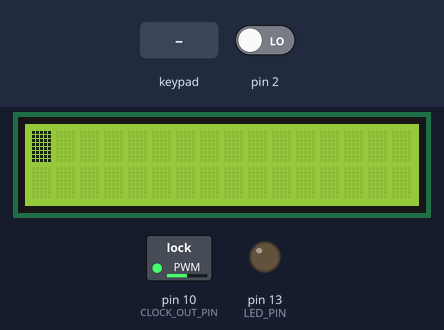
A sketch run on a simulated Arduino Uno, built with avr-gcc and run on an emulated ATmega328P. Parts: 16×2 character LCD, switched loads named in the sketch (green lamp = pin HIGH), output pins drawn as LEDs (lit = HIGH). The inputs (shaded band) are chosen by the test bench; at power-on: pin 2 LOW. EEPROM starts erased.

Above: at 1.2 s.
1.3 s: key 'U' pressed
At 2.3 s:
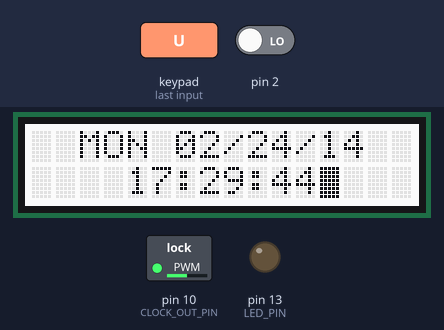
3.0 s: key 'S' pressed
At 4.4 s:
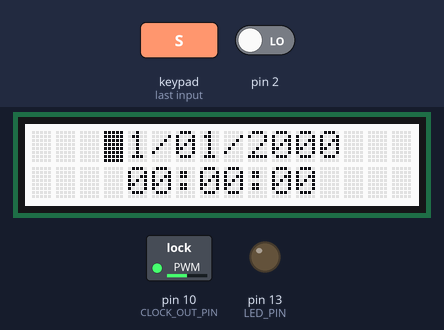
4.7 s: key 'S' pressed
At 6.1 s:
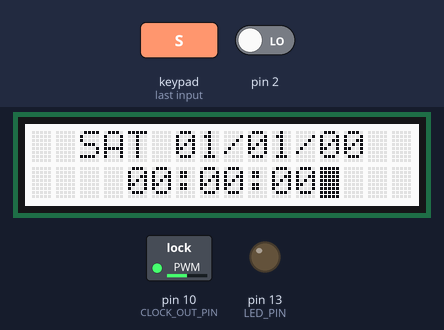
Timing chart, 0 to 7.7 s (numbered marks = the images above; inputs shaded):
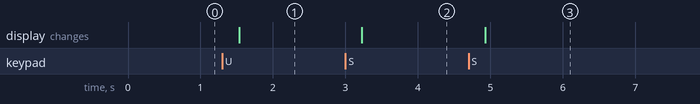

The sketch:

reef_controller.ino
```cpp
#include <Adafruit_MCP23017.h>
#include <Adafruit_RGBLCDShield.h>
#include <Wire.h>
#include <EEPROM.h>
#define FREQ 490
#define INT_PIN 0
#define CLOCK_OUT_PIN 10
#define LED_PIN 13
#define MAX_EVENTS 20
#define STATE_SIZE 10
#define ID_BYTE_0       0x47
#define ID_BYTE_1       0xf5
#define SAFE            0xf1

#define DISPLAY_TIMEOUT 30

#define LCD_MODE_INIT   0
#define LCD_MODE_TIME   1
#define LCD_MODE_SET_TIME 2

#define RED             0x1
#define YELLOW          0x3
#define GREEN           0x2
#define TEAL            0x6
#define BLUE            0x4
#define VIOLET          0x5
#define WHITE           0x7


#define BLOCK_SIZE      8

#define H_ID_BYTE_0     0
#define H_ID_BYTE_1     1
#define H_EVENT_COUNT   2
#define H_FIRST_FREE    3
#define H_LAST_USED     4
#define H_SAFE          5
#define H_EVENT_PRESENT 6


#define O_EVENT_PRESENT 0
#define O_WKDAYS        1
#define O_SBYTE0        2
#define O_SBYTE1        3
#define O_SBYTE2        4
#define O_SBYTE3        5
#define O_PIN_STATE     6

/*==============================================================================*/
/* Useful Constants */
#define SECS_PER_MIN  (60UL)
#define SECS_PER_HOUR (3600UL)
#define SECS_PER_DAY  (SECS_PER_HOUR * 24UL)
#define DAYS_PER_WEEK (7UL)
#define SECS_PER_WEEK (SECS_PER_DAY * DAYS_PER_WEEK)
#define SECS_PER_YEAR (SECS_PER_WEEK * 52UL)
#define SECS_YR_2000  (946684800UL) // the time at the start of y2k

/* Useful Macros for getting elapsed time */
#define numberOfSeconds(_time_) (_time_ % SECS_PER_MIN)
#define numberOfMinutes(_time_) ((_time_ / SECS_PER_MIN) % SECS_PER_MIN)
#define numberOfHours(_time_) (( _time_% SECS_PER_DAY) / SECS_PER_HOUR)
#define dayOfWeek(_time_)  ((( _time_ / SECS_PER_DAY + 4)  % DAYS_PER_WEEK)+1) // 1 = Sunday
#define elapsedDays(_time_) ( _time_ / SECS_PER_DAY)  // this is number of days since Jan 1 1970
#define elapsedSecsToday(_time_)  (_time_ % SECS_PER_DAY)   // the number of seconds since last midnight
// The following macros are used in calculating alarms and assume the clock is set to a date later than Jan 1 1971
// Always set the correct time before settting alarms
#define previousMidnight(_time_) (( _time_ / SECS_PER_DAY) * SECS_PER_DAY)  // time at the start of the given day
#define nextMidnight(_time_) ( previousMidnight(_time_)  + SECS_PER_DAY )   // time at the end of the given day
#define elapsedSecsThisWeek(_time_)  (elapsedSecsToday(_time_) +  ((dayOfWeek(_time_)-1) * SECS_PER_DAY) )   // note that week starts on day 1
#define previousSunday(_time_)  (_time_ - elapsedSecsThisWeek(_time_))      // time at the start of the week for the given time
#define nextSunday(_time_) ( previousSunday(_time_)+SECS_PER_WEEK)          // time at the end of the week for the given time


/* Useful Macros for converting elapsed time to a time_t */
#define minutesToTime_t ((M)) ( (M) * SECS_PER_MIN)
#define hoursToTime_t   ((H)) ( (H) * SECS_PER_HOUR)
#define daysToTime_t    ((D)) ( (D) * SECS_PER_DAY) // fixed on Jul 22 2011
#define weeksToTime_t   ((W)) ( (W) * SECS_PER_WEEK)
#define weekDayMask(_day_) ( (byte)(1 << _day_ - 1 ))
namespace Cron {
  typedef struct {
    byte second;
    byte minute;
    byte hour;
    byte wday;
    byte day;
    byte month;
    byte year;
  } Time;

  typedef struct {
    byte state;
    byte wdays;
    bool enable;
    byte blkAdr;
    unsigned long stamp;
  } Event;

  #define LEAP_YEAR(Y)     ( ((1970+Y)>0) && !((1970+Y)%4) && ( ((1970+Y)%100) || !((1970+Y)%400) ) )

  static  const uint8_t monthDays[]={31,28,31,30,31,30,31,31,30,31,30,31};
  Cron::Event events[MAX_EVENTS];
  Cron::Time now;
  unsigned long nextEventTime;
  int nextEventId;

  Adafruit_RGBLCDShield lcd = Adafruit_RGBLCDShield();
  int currentEventId;

  volatile unsigned long utime;
  bool stateChanged;
  byte state;
  byte eventPresent;
  byte lcdMode;
  byte stData[STATE_SIZE];

  //header file inline


  void breakTime(unsigned long timeInput, Time &t);
  unsigned long makeTime(Time &t);
  bool isToday(unsigned long timeInput, Event &e);
  int nextEventToday(unsigned long timeInput);
  int currentEventToday(unsigned long timeInput);
  int nextEvent(unsigned long timeInput);
  int currentEvent(unsigned long timeInput);
  int createEvent(byte wdays, byte hour, byte minute, byte second, byte pinState);
  void destroyEvent(int id);
  bool cronTick(unsigned long timeInput);
  void cronInitEvents();
  void writeEeoromHeader();
  int cronInit(unsigned long timeInput);
  bool actionRequired();
  void dateString(unsigned long timeInput, char* st);
  void lcdDisplayDate(unsigned long timeInput);
  void lcdSetTime();
  void lcdInit();
  void drawScreen(unsigned long timeInput, byte buttons);

  void breakTime(unsigned long timeInput, Time &t) {
    uint8_t year;
    uint8_t month, monthLength;
    uint32_t time;
    unsigned long days;

    time = timeInput;
    t.second = time % 60;
    time /= 60; // now it is minutes
    t.minute = time % 60;
    time /= 60; // now it is hours
    t.hour = time % 24;
    time /= 24; // now it is days
    t.wday = ((time + 4) % 7) + 1;  // Sunday is day 1

    year = 0;
    days = 0;
    while((unsigned)(days += (LEAP_YEAR(year) ? 366 : 365)) <= time) {
      year++;
    }
    t.year = year; // year is offset from 1970

    days -= LEAP_YEAR(year) ? 366 : 365;
    time  -= days; // now it is days in this year, starting at 0

    days=0;
    month=0;
    monthLength=0;
    for (month=0; month<12; month++) {
      if (month==1) { // february
        if (LEAP_YEAR(year)) {
          monthLength=29;
        } else {
          monthLength=28;
        }
      } else {
        monthLength = monthDays[month];
      }

      if (time >= monthLength) {
        time -= monthLength;
      } else {
        break;
      }
    }
    t.month = month + 1;  // jan is month 1
    t.day = time + 1;     // day of month
  }

  unsigned long makeTime(Time &t) {

    int i;
    unsigned long seconds;

    // seconds from 1970 till 1 jan 00:00:00 of the given year
    seconds= t.year*(SECS_PER_DAY * 365);
    for (i = 0; i < t.year; i++) {
      if (LEAP_YEAR(i)) {
        seconds +=  SECS_PER_DAY;   // add extra days for leap years
      }
    }

    // add days for this year, months start from 1
    for (i = 1; i < t.month; i++) {
      if ( (i == 2) && LEAP_YEAR(t.year)) {
        seconds += SECS_PER_DAY * 29;
      } else {
        seconds += SECS_PER_DAY * monthDays[i-1];  //monthDay array starts from 0
      }
    }
    seconds+= (t.day-1) * SECS_PER_DAY;
    seconds+= t.hour * SECS_PER_HOUR;
    seconds+= t.minute * SECS_PER_MIN;
    seconds+= t.second;
    return seconds;

  }
  bool isToday(unsigned long timeInput, Event &e) {
    if( (weekDayMask(dayOfWeek(timeInput)) & e.wdays) > 0) {
      return true;
    } else {
      return false;
    }
  }
  int nextEventToday(unsigned long timeInput) {
    unsigned long currentClosestTime = nextMidnight(timeInput);
    int currentClosestID = -1;
    for(int i = 0; i < MAX_EVENTS; i++) {
      if(events[i].enable && isToday(timeInput, events[i])) {
        unsigned long today = previousMidnight(timeInput) + events[i].stamp;
        if(today > timeInput && (today - timeInput) < (currentClosestTime - timeInput)) {
          currentClosestTime = today;
          currentClosestID = i;
        }
      }
    }
    nextEventTime = currentClosestTime;
    return currentClosestID;
  }
  int currentEventToday(unsigned long timeInput) {
    unsigned long currentClosestTime = previousMidnight(timeInput);
    int currentClosestID = -1;
    for(int i = 0; i < MAX_EVENTS; i++) {
      if(events[i].enable && isToday(timeInput, events[i])) {
        unsigned long today = previousMidnight(timeInput) + events[i].stamp;
        if(today < timeInput && (timeInput - today) < (timeInput - currentClosestTime)) {
          currentClosestTime = today;
          currentClosestID = i;
        }
      }
    }
    return currentClosestID;
  }


  int nextEvent(unsigned long timeInput) {
    int id = nextEventToday(timeInput);
    if(id >= 0) {
      return id;
    } else {
      unsigned long time = nextMidnight(timeInput);
      for(int i = 0; i < 7; i++) {
        id = nextEventToday(time + (i*SECS_PER_DAY));
        if(id >= 0) return id;
      }
    }
    return -1;
  }
  int currentEvent(unsigned long timeInput) {
    int id = currentEventToday(timeInput);
    if(id >= 0) {
      return id;
    } else {
      unsigned long time = previousMidnight(timeInput) - 1;
      for(int i = 0; i < 7; i++) {
        id = currentEventToday(time - (i*SECS_PER_DAY));
        if(id >= 0) return id;
      }
    }
    return -1;
  }

  int createEvent(byte wdays, byte hour, byte minute, byte second, byte pinState) {
    int id = -1;
    byte blkAdr = EEPROM.read(H_FIRST_FREE);
    if(blkAdr == 255)
      return -2;
    for(int i = 0; i < MAX_EVENTS; i++) {
      if(!events[i].enable) {
        id = i;
        break;
      }
    }

    if(id < 0) return id;

    events[id].wdays = wdays;
    events[id].enable = true;
    events[id].state = pinState;
    events[id].stamp = (hour*SECS_PER_HOUR) + (minute*SECS_PER_MIN) + second;
    events[id].blkAdr = blkAdr;

    if(EEPROM.read(blkAdr*BLOCK_SIZE) != eventPresent) {
      EEPROM.write(H_SAFE, 0);
      byte c = EEPROM.read(H_EVENT_COUNT) + 1;
      Serial.println(c);
      EEPROM.write(H_EVENT_COUNT, c);
      EEPROM.write(blkAdr*BLOCK_SIZE + O_EVENT_PRESENT, eventPresent);
      EEPROM.write(blkAdr*BLOCK_SIZE + O_WKDAYS, wdays);
      EEPROM.write(blkAdr*BLOCK_SIZE + O_SBYTE0, (byte)events[id].stamp);
      EEPROM.write(blkAdr*BLOCK_SIZE + O_SBYTE1, (byte)(events[id].stamp >> 8));
      EEPROM.write(blkAdr*BLOCK_SIZE + O_SBYTE2, (byte)(events[id].stamp >> 16));
      EEPROM.write(blkAdr*BLOCK_SIZE + O_SBYTE3, (byte)(events[id].stamp >> 24));
      EEPROM.write(blkAdr*BLOCK_SIZE + O_PIN_STATE, pinState);
      if(blkAdr > EEPROM.read(H_LAST_USED))
        EEPROM.write(H_LAST_USED, blkAdr);
      for(int i = blkAdr + 1; i < MAX_EVENTS+1; i++) {
        if(EEPROM.read(i*BLOCK_SIZE) != eventPresent) {
          EEPROM.write(H_FIRST_FREE,i);
          break;
        }
        if(i == MAX_EVENTS && EEPROM.read(i*BLOCK_SIZE) != eventPresent)
          EEPROM.write(H_FIRST_FREE, 255);
      }
      EEPROM.write(H_SAFE, SAFE);
    }
    return id;

  }
  void destroyEvent(int id){
    if(id >= 0 && id < MAX_EVENTS) {
      events[id].enable = false;

      byte adr = events[id].blkAdr;
      if(adr !=255 && adr <= MAX_EVENTS) {
        EEPROM.write(H_SAFE, 0);
        EEPROM.write(adr * BLOCK_SIZE + O_EVENT_PRESENT, 255);
        if(adr < EEPROM.read(H_FIRST_FREE))
          EEPROM.write(H_FIRST_FREE, adr);
        if(adr == EEPROM.read(H_LAST_USED)) {
          for(int i = adr - 1; i >= 0; i--) {
            if(EEPROM.read(i*BLOCK_SIZE + O_EVENT_PRESENT) == eventPresent)
              EEPROM.write(H_LAST_USED, i);
            if(i == 0)
              EEPROM.write(H_LAST_USED, 0);
          }
        }
        events[id].blkAdr = 255;
        EEPROM.write(H_SAFE,SAFE);
      }
    }
  }

  bool cronTick(unsigned long timeInput) {
    if(timeInput >= nextEventTime) {
      stateChanged = true;
      state = events[nextEventId].state;
      currentEventId = currentEvent(timeInput + 1);
      nextEventId = nextEvent(timeInput);
      return true;
    }
    return false;

  }
  void cronInitEvents() {
    for(int i = 0; i < MAX_EVENTS;i++) {
      events[i].enable = false;
      events[i].blkAdr = 255;
    }
    byte b0 = EEPROM.read(0);
    byte b1 = EEPROM.read(1);
    if(b0 == ID_BYTE_0 && b1 == ID_BYTE_1) {
      if(EEPROM.read(5) == SAFE) {
        //Serial.println("header was safe");
        byte evRd = 0;
        byte evCnt = EEPROM.read(H_EVENT_COUNT);
        eventPresent = EEPROM.read(H_EVENT_PRESENT);
        for(int i = 1; i < MAX_EVENTS + 1; i++) {
          if(EEPROM.read(i*BLOCK_SIZE + O_EVENT_PRESENT) == eventPresent) {
            events[evRd].enable = true;
            events[evRd].wdays = EEPROM.read(i*BLOCK_SIZE + O_WKDAYS);
            events[evRd].state = EEPROM.read(i*BLOCK_SIZE + O_PIN_STATE);

            events[evRd].stamp = 0;
            events[evRd].stamp = (events[evRd].stamp | (unsigned long)EEPROM.read(i*BLOCK_SIZE + O_SBYTE3)) << 8;
            events[evRd].stamp = (events[evRd].stamp | (unsigned long)EEPROM.read(i*BLOCK_SIZE + O_SBYTE2)) << 8;
            events[evRd].stamp = (events[evRd].stamp | (unsigned long)EEPROM.read(i*BLOCK_SIZE + O_SBYTE1)) << 8;
            events[evRd].stamp = (events[evRd].stamp | (unsigned long)EEPROM.read(i*BLOCK_SIZE + O_SBYTE0));

            events[evRd].blkAdr = i;
            //Serial.print("timestamp: ");
            //Serial.println(events[evRd].stamp);
            evRd++;
          }
          if(evRd >= evCnt)
            break;
        }
      } else {
        writeEeoromHeader();
        //TODO panic();
      }
    } else{
      writeEeoromHeader();
    }
  }
  void writeEeoromHeader() {
    //HEADER
    //byte 0 = structure ID_BYTE_0
    //byte 1 = structure ID_BYTE_1
    //byte 2 = number of events
    //byte 3 = first free block
    //byte 4 = last used block
    //byte 5 = safe data (if unsafe clear data)
    //byte 6 = value indicating a valid stored event
    EEPROM.write(H_ID_BYTE_0, ID_BYTE_0);
    EEPROM.write(H_ID_BYTE_1, ID_BYTE_1);
    EEPROM.write(H_EVENT_COUNT, 0);
    EEPROM.write(H_FIRST_FREE, 1);
    EEPROM.write(H_LAST_USED, 0);
    EEPROM.write(H_SAFE, SAFE);
    eventPresent = (byte)micros();
    if(eventPresent == 255)
      eventPresent += 56;
    EEPROM.write(H_EVENT_PRESENT,eventPresent); //random enough to start with
  }
  int cronInit(unsigned long timeInput) {
    currentEventId = currentEvent(timeInput);
    nextEventId = nextEvent(timeInput);
    stateChanged = true;
    if(nextEventId >= 0) {
      state = events[currentEventId].state;
    }
    for(int i = 0; i < STATE_SIZE; i++) {
      stData[i] = 0;
    }
    return currentEventId;
  }
  bool actionRequired() {
    if(stateChanged) {
      stateChanged = false;
      return true;
    }
    return false;
  }
  void lcdInit() {
    lcd.begin(16,2);
    lcdMode = LCD_MODE_INIT;
  }
  void lcdSetTime(byte buttons) {
    if(stData[0] != LCD_MODE_SET_TIME) {
      lcd.clear();
      stData[0] = LCD_MODE_SET_TIME;

      stData[1] = 1; //month
      stData[2] = 1; //day
      stData[3] = 30; //year
      stData[4] = 0; //hour
      stData[5] = 0; //minute
      stData[6] = 0; //second
      stData[7] = 1; //position

      lcd.setCursor(3,0);
      if(stData[1] < 10) lcd.print('0');
      lcd.print(stData[1]);
      lcd.print('/');

      if(stData[2] < 10) lcd.print('0');
      lcd.print(stData[2]);
      lcd.print('/');
      int year = stData[3] + 1970;
      lcd.print(year);

      lcd.setCursor(4,1);
      if(stData[4] < 10) lcd.print('0');
      lcd.print(stData[4]);

      lcd.print(':');
      if(stData[5] < 10) lcd.print('0');
      lcd.print(stData[5]);

      lcd.print(':');
      if(stData[6] < 10) lcd.print('0');
      lcd.print(stData[6]);
      lcd.setCursor(3,0);
      return;
    }
    byte x[] = {3,6,9,4,7,10};
    byte y[] = {0,0,0,1,1,1};
    if((buttons & BUTTON_LEFT) || (buttons & BUTTON_RIGHT)) {
      if(buttons & BUTTON_RIGHT) stData[7] = stData[7] < 6 ? stData[7]+1 : 1;
      if(buttons & BUTTON_LEFT) stData[7] = stData[7] > 1 ? stData[7]-1 : 6;
      lcd.setCursor(x[stData[7]-1], y[stData[7]-1]);
    }
    if(buttons & BUTTON_UP || buttons & BUTTON_DOWN) {
        byte ma[] = {12,31,130,23,59,59};
        byte mi[] = {1,1,0,0,0,0};
        byte p = stData[7];
        if(buttons & BUTTON_UP) stData[p] = stData[p] < ma[p-1] ? stData[p] + 1 : mi[p-1];
        if(buttons & BUTTON_DOWN) stData[p] = stData[p] > mi[p-1] ? stData[p] - 1 : ma[p-1];
        if(p == 3) {
          int year = stData[p] + 1970;
          lcd.print(year);
        } else {
          if(stData[p] < 10) lcd.print('0');
          lcd.print(stData[p]);
        }
        lcd.setCursor(x[p-1],y[p-1]);
    }
    if(buttons & BUTTON_SELECT) {
      Time tmp;
      tmp.month = stData[1];
      tmp.day = stData[2];
      tmp.year = stData[3];
      tmp.hour = stData[4];
      tmp.minute = stData[5];
      tmp.second = stData[6];
      utime = makeTime(tmp);
      lcdMode = LCD_MODE_TIME;
      drawScreen(utime, buttons);
    }

  }
  void drawScreen(unsigned long timeInput, byte buttons) {
    switch(lcdMode) {
      case LCD_MODE_TIME:
        lcdDisplayDate(timeInput);
        break;
      case LCD_MODE_SET_TIME:
        lcdSetTime(buttons);
        break;
    }
  }
  void lcdDisplayDate(unsigned long timeInput) {
    if(stData[0] != LCD_MODE_TIME) {
      lcd.clear();
      stData[0] = LCD_MODE_TIME;

      lcd.setCursor(8,0);
      lcd.print('/');
      lcd.setCursor(11,0);
      lcd.print('/');
      lcd.setCursor(6,1);
      lcd.print(':');
      lcd.setCursor(9,1);
      lcd.print(':');
      now.year = 255;
      now.month = 255;
      now.day = 255;
      now.wday = 255;
      now.hour = 255;
      now.minute = 255;
      now.second = 255;
    }
    Time tmp;
    breakTime(timeInput, tmp);
    if(tmp.wday != now.wday) {
      lcd.setCursor(2,0);
      switch(tmp.wday) {
        case 1:
          lcd.print("SUN");
          break;
        case 2:
          lcd.print("MON");
          break;
        case 3:
          lcd.print("TUE");
          break;
        case 4:
          lcd.print("WED");
          break;
        case 5:
          lcd.print("THU");
          break;
        case 6:
          lcd.print("FRI");
          break;
        case 7:
          lcd.print("SAT");
          break;
        default:
          lcd.print("ERR");
      }
    }
    if(tmp.month != now.month) {
      lcd.setCursor(6,0);
      if(tmp.month < 10) lcd.print('0');
      lcd.print(tmp.month);
    }
    if(tmp.day != now.day) {
      lcd.setCursor(9,0);
      if(tmp.day < 10) lcd.print('0');
      lcd.print(tmp.day);
    }
    if(tmp.year != now.year) {
      lcd.setCursor(12,0);
      unsigned int year = (unsigned int)tmp.year + 1970;
      year -= (year / 1000) * 1000;
      year -= (year / 100) * 100;
      if(year < 10) lcd.print('0');
      lcd.print(year);
    }
    if(tmp.hour != now.hour) {
      lcd.setCursor(4,1);
      if(tmp.hour < 10) lcd.print('0');
      lcd.print(tmp.hour);
    }
    if(tmp.minute != now.minute) {
      lcd.setCursor(7,1);
      if(tmp.minute < 10) lcd.print('0');
      lcd.print(tmp.minute);
    }
    if(tmp.second != now.second) {
      lcd.setCursor(10,1);
      if(tmp.second < 10) lcd.print('0');
      lcd.print(tmp.second);
    }
    now = tmp;

  }
  void dateString(unsigned long timeInput, char* st) {
    breakTime(timeInput, now);
    if(now.month < 10) {
      st[0] = '0';
      st[1] = (now.month % 10) + 48;
    } else {
      st[0] = ((now.month / 10) % 10) + 48;
      st[1] = (now.month % 10) + 48;
    }
    st[2] = '/';
    if(now.day < 10) {
      st[3] = '0';
      st[4] = (now.day % 10) + 48;
    } else {
      st[3] = ((now.day / 10) % 10) + 48;
      st[4] = (now.day % 10) + 48;
    }
    st[5] = '/';
    int y = now.year + 1970;
    st[6] = (char)((y / 10) % 10) + 48;
    st[7] = (char)(y % 10) + 48;
    st[8] = ' ';
    if(now.hour < 10) {
      st[9] = '0';
      st[10] = (now.hour % 10) + 48;
    } else {
      st[9] = ((now.hour / 10) % 10) + 48;
      st[10] = (now.hour % 10) + 48;
    }
    st[11] = ':';
    if(now.minute < 10) {
      st[12] = '0';
      st[13] = (now.minute % 10) + 48;
    } else {
      st[12] = ((now.minute / 10) % 10) + 48;
      st[13] = (now.minute % 10) + 48;
    }
    st[14] = ':';
    if(now.second < 10) {
      st[15] = '0';
      st[16] = (now.second % 10) + 48;
    } else {
      st[15] = ((now.second / 10) % 10) + 48;
      st[16] = (now.second % 10) + 48;
    }
    st[17]=NULL;
  }
}


volatile unsigned int tick;
volatile bool update;
unsigned long previous;
char in_data[20];
char date[18];
byte timeout;
byte bDown;

void setup() {
  tick = 1;
  Cron::utime = 1393262984;
  update = false;
  pinMode(LED_PIN, OUTPUT);
  pinMode(CLOCK_OUT_PIN, OUTPUT);
  pinMode(2, INPUT);
  analogWrite(CLOCK_OUT_PIN, 127);
  Serial.begin(57600);
  attachInterrupt(INT_PIN, onTick, RISING);
  Cron::cronInitEvents();
  //Cron::createEvent(weekDayMask(2),17,30,0,1);
  //Cron::createEvent(weekDayMask(2),17,30,15,2);
  //Cron::createEvent(weekDayMask(2),17,30,20,4);
  //Cron::createEvent(weekDayMask(2),17,30,25,8);
  //Cron::createEvent(weekDayMask(2),17,30,30,16);
  //Cron::createEvent(weekDayMask(2),17,30,35,32);
  //Cron::createEvent(weekDayMask(2) | weekDayMask(4),17,30,40,64);
  //Cron::createEvent(weekDayMask(2) | weekDayMask(4),17,30,45,64);
 // Cron::destroyEvent(3);
  Cron::cronInit(Cron::utime);
  Cron::lcdInit();
  Cron::lcd.cursor();
  Cron::lcd.blink();
  timeout = DISPLAY_TIMEOUT;
  Cron::lcdMode = LCD_MODE_TIME;
  previous = 0;
  bDown = 0;
}

void onTick() {
  if(tick == FREQ) {
    update = true;
    tick = 0;
    Cron::utime++;
  }
  tick++;
  return;
}


void loop() {
  if(update) {
    update = false;
    //unsigned long prev = millis();
    //Cron::breakTime(Cron::utime, Cron::now);
    if(timeout > 0) {
      Cron::drawScreen(Cron::utime, 0);
      Cron::dateString(Cron::utime,date);
      timeout--;
    } else {
      Cron::lcd.setBacklight(0);
    }
    //Serial.println(date);
    if(Cron::cronTick(Cron::utime)) {
    //  Serial.print("Event: ");
    //  Serial.print(Cron::currentEventId);
    //  Serial.print(" State: ");
    //  Serial.println(Cron::state);
    //  Serial.print("Next Event at: ");
    //  Cron::dateString(Cron::nextEventTime, date);
    //  Serial.println(date);
    }
    //Serial.print(millis()-prev);
    //Serial.println("ms");
  }
  if(Serial.available() >= 10) {
    Serial.readBytesUntil('s',in_data,10);
    in_data[10] = NULL;
    Cron::utime = strtoul(in_data, NULL, 10);
  }
  byte b = Cron::lcd.readButtons();
  if(b) bDown = b;
  if(b == 0 && bDown != 0) {
    timeout = DISPLAY_TIMEOUT;
    Cron::lcd.setBacklight(WHITE);
    if(bDown & BUTTON_SELECT) {
      Cron::lcdMode = LCD_MODE_SET_TIME;
    } //else {
      //Cron::lcdMode = LCD_MODE_TIME;
    //}
    Cron::drawScreen(Cron::utime,bDown);
    bDown = 0;
  }

}
```

Measured:
- after the input at 1.3 s, the display: changes after 0.23 s (image 1)
- after the input at 3.0 s, the display: changes after 0.22 s (image 2)
- after the input at 4.7 s, the display: changes after 0.23 s (image 3)
